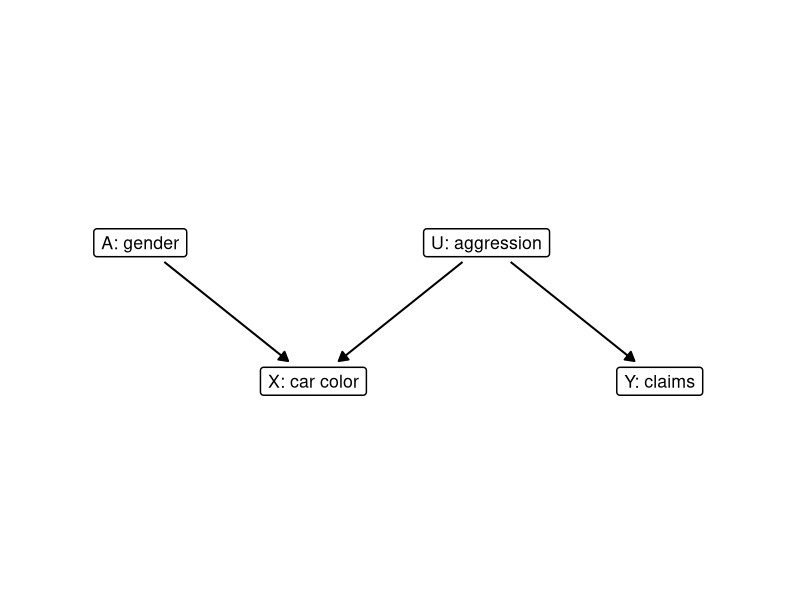
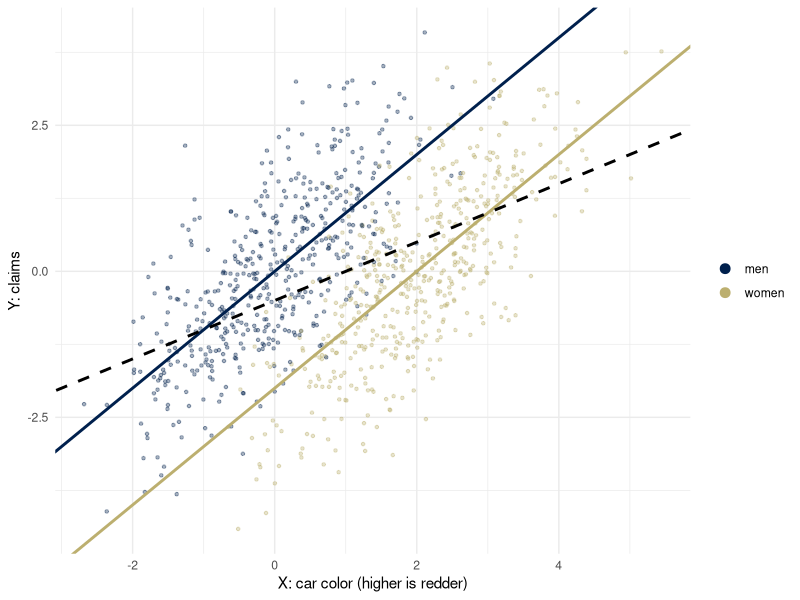
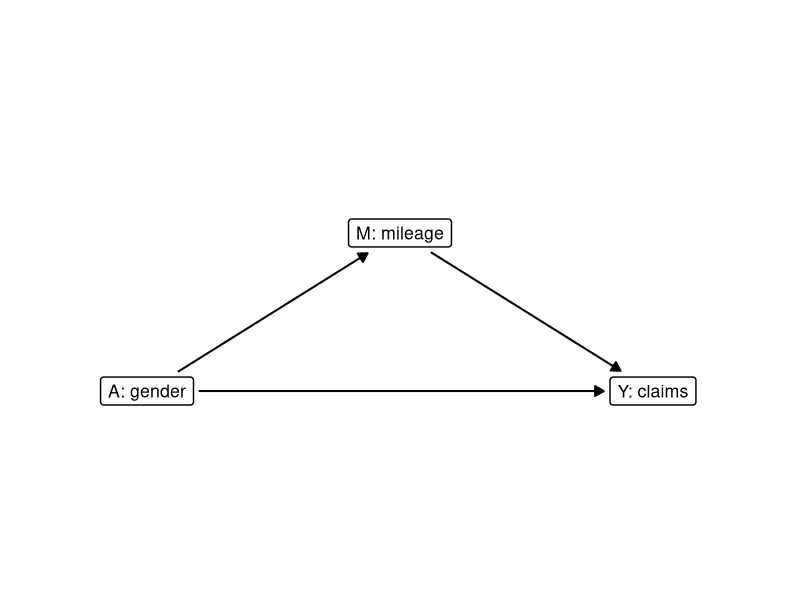
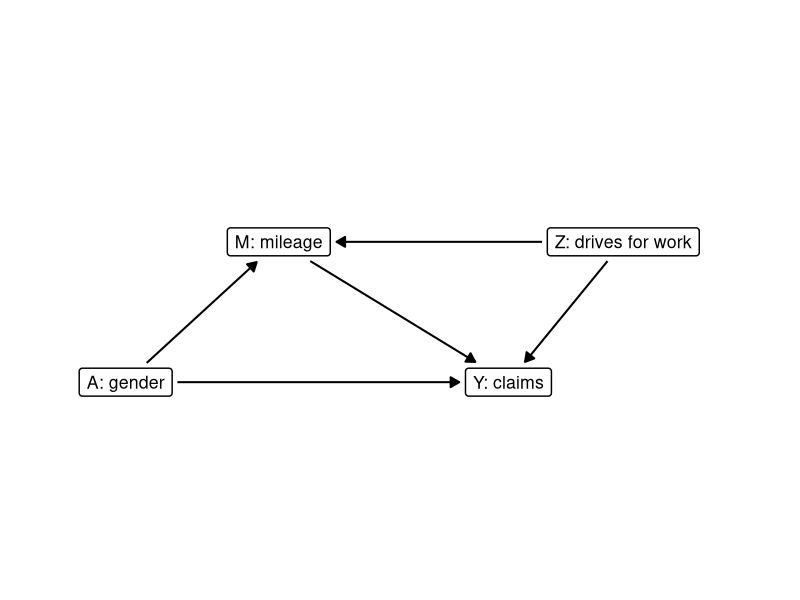
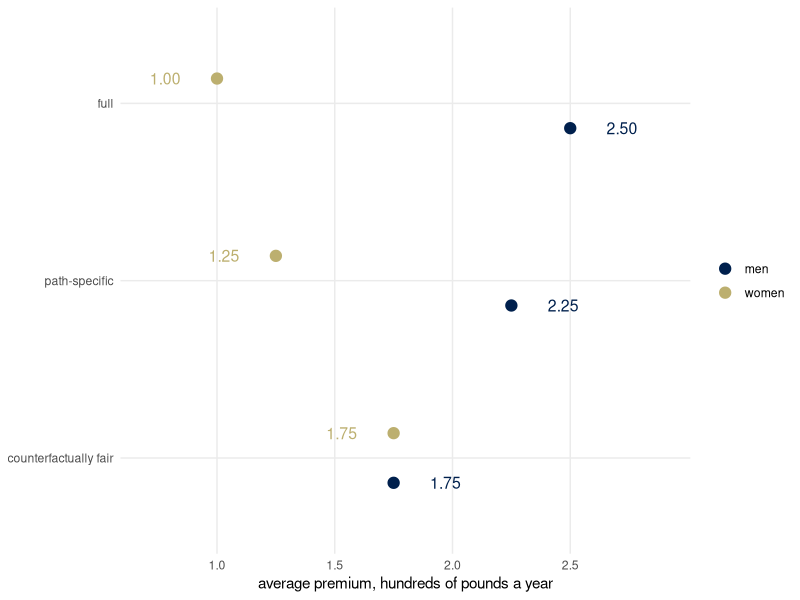
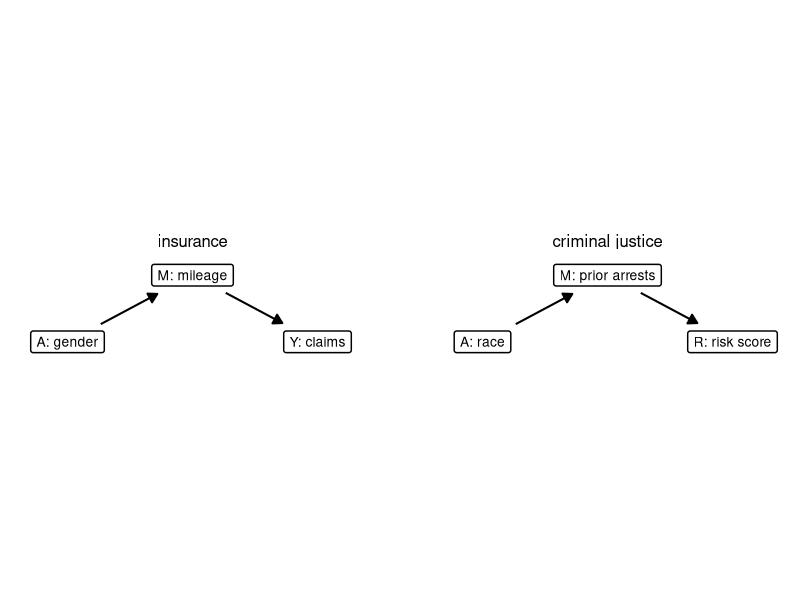
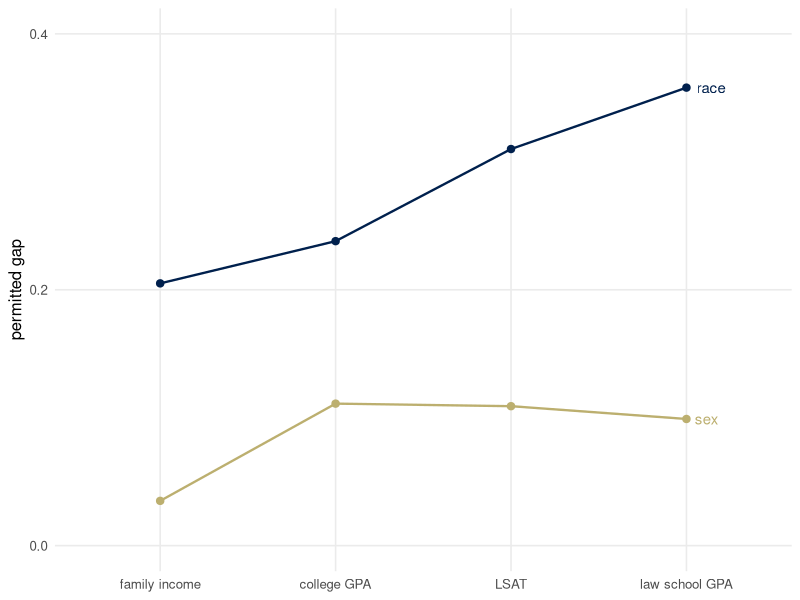

Recreate these plots in R, in order.
## ---- chunk 1
library(ggplot2)
library(dplyr)
theme_set(theme_minimal())
set.seed(313)
# cividis: viridisLite::cividis(9)[c(1, 3, 5, 6, 7, 9)]
navy <- "#00204D"; slate <- "#414D6B"; cgray <- "#7C7B78"; khaki <- "#9B9477"; gold <- "#BCAF6F"; yellow <- "#FFEA46"
two <- c(navy, gold)               # the two groups, wherever there are two

# Causal graphs. Nodes are letters in circles, or words in boxes (boxes = TRUE). A node's
# size is fixed on the page, in inches; draw_dag measures the device and stops every arrow
# `gap` inches short of its nodes. From weeks 3 to 5.
draw_dag <- function(nodes, edges, dashed = character(0), highlight = character(0), boxes = FALSE,
                     text_size = 7, xlim = c(-0.5, 2.5), ylim = c(-0.4, 1.4), strip_size = 18,
                     gap = 0.05) {
  if (!"panel" %in% names(nodes)) { nodes$panel <- ""; edges$panel <- "" }
  pad <- unit(0.35, "lines"); border <- 0.5; dot <- 16; stroke <- 0.8; lw <- c(black = 0.7, gold = 1.5)
  p <- ggplot() +
    facet_wrap(~ panel, nrow = 1) +
    coord_fixed(xlim = xlim, ylim = ylim) +
    theme_void() +
    theme(strip.text = element_text(size = strip_size), panel.spacing = unit(1.5, "lines"))
  p <- if (boxes) {
    p + geom_label(data = nodes, aes(x, y, label = name), size = text_size, label.size = border,
                   label.padding = pad)
  } else {
    p + geom_point(data = nodes, aes(x, y), size = dot, shape = 21, fill = "white", stroke = stroke) +
      geom_text(data = nodes, aes(x, y, label = name), size = text_size, parse = TRUE)
  }
  inch <- function(u, f) f(u, "in", valueOnly = TRUE)
  g <- ggplotGrob(p)
  pp <- ggplot_build(p)$layout$panel_params[[1]]
  per_unit <- min((dev.size("in")[1] - sum(inch(g$widths, grid::convertWidth))) /
                    (length(unique(nodes$panel)) * diff(pp$x.range)),
                  (dev.size("in")[2] - sum(inch(g$heights, grid::convertHeight))) / diff(pp$y.range))
  if (boxes) {
    text <- lapply(as.character(nodes$name), grid::textGrob, gp = grid::gpar(fontsize = text_size * .pt))
    nodes$hw <- (sapply(text, \(t) inch(grid::grobWidth(t), grid::convertWidth)) / 2 +
                   inch(pad, grid::convertWidth) + border * .pt / 96 / 2) / per_unit
    nodes$hh <- (sapply(text, \(t) inch(grid::grobHeight(t), grid::convertHeight)) / 2 +
                   inch(pad, grid::convertHeight) + border * .pt / 96 / 2) / per_unit
  } else {
    nodes$hw <- nodes$hh <- (0.375 * (dot * .pt + stroke * .stroke / 2) / 72 +
                               stroke * .stroke / 2 / 96 / 2) / per_unit
  }
  e <- edges |>
    left_join(nodes, by = c("panel", "from" = "name")) |>
    rename(x0 = x, y0 = y, hw0 = hw, hh0 = hh) |>
    left_join(nodes, by = c("panel", "to" = "name")) |>
    mutate(dx = x - x0, dy = y - y0, len = sqrt(dx^2 + dy^2), ux = dx / len, uy = dy / len,
           col = ifelse(paste(from, to) %in% highlight, "#BCAF6F", "black"),
           style = ifelse(paste(from, to) %in% dashed, "dashed", "solid"),
           g0 = gap / per_unit,
           g1 = (gap + ifelse(col == "black", lw[["black"]], lw[["gold"]]) * .pt / 96 / 2) / per_unit,
           s0 = if (boxes) pmin((hw0 + g0) / pmax(abs(ux), 1e-9), (hh0 + g0) / pmax(abs(uy), 1e-9)) else hw0 + g0,
           s1 = if (boxes) pmin((hw + g1) / pmax(abs(ux), 1e-9), (hh + g1) / pmax(abs(uy), 1e-9)) else hw + g1,
           xs = x0 + s0 * ux, ys = y0 + s0 * uy, xe = x - s1 * ux, ye = y - s1 * uy)
  p + geom_segment(data = e, aes(x = xs, y = ys, xend = xe, yend = ye, linetype = style, color = col),
                   arrow = arrow(length = unit(0.25, "cm"), type = "closed"),
                   linewidth = ifelse(e$col == "black", lw[["black"]], lw[["gold"]]), show.legend = FALSE) +
    scale_linetype_identity() + scale_color_identity()
}

# The mileage world (as in the slides). The checks stop the render if a number stated in
# the text does not follow from the parameters.
mu0 <- 10; alpha <- -4; beta <- 0.25; gamma <- -0.5; var_UM <- 4; pA <- 1/2
NDE <- gamma; NIE <- alpha * beta; TE <- NDE + NIE
var_M <- alpha^2 * pA * (1 - pA) + var_UM
slope_refit <- beta + gamma * alpha * pA * (1 - pA) / var_M
R2 <- alpha^2 * pA * (1 - pA) / var_M
stopifnot(abs(NDE + 0.5) < 1e-12, abs(NIE + 1) < 1e-12, abs(TE + 1.5) < 1e-12,
          abs(var_M - 8) < 1e-12, abs(slope_refit - 0.3125) < 1e-12, abs(R2 - 0.5) < 1e-12,
          abs(alpha * slope_refit - (NIE + R2 * NDE)) < 1e-12)
## ---- chunk 2
rc <- data.frame(name = c("A: gender", "X: car color", "U: aggression", "Y: claims"),
                 x = c(0, 1.25, 2.5, 3.75), y = c(1, 0, 1, 0))
draw_dag(rc, data.frame(from = c("A: gender", "U: aggression", "U: aggression"),
                        to = c("X: car color", "X: car color", "Y: claims")),
         boxes = TRUE, text_size = 4.5, xlim = c(-0.75, 4.5), ylim = c(-0.3, 1.3))
## ---- chunk 3
n <- 1000
A <- rbinom(n, 1, 1/2)          # 1 for a woman
U <- rnorm(n)                   # aggression, never observed
X <- 2 * A + U                  # car color
Y <- U + rnorm(n)               # claims
coef(lm(Y ~ X))                 # the price from X alone
coef(lm(Y ~ X + A))             # the price from X and A
## ---- chunk 4
car <- data.frame(X, Y, group = factor(A, levels = c(0, 1), labels = c("men", "women")))
ggplot(car, aes(X, Y, color = group)) +
  geom_point(alpha = 0.35, size = 0.9) +
  geom_abline(intercept = 0, slope = 1, color = navy, linewidth = 1) +
  geom_abline(intercept = -2, slope = 1, color = gold, linewidth = 1) +
  geom_abline(intercept = -1/2, slope = 1/2, color = "black", linetype = "dashed", linewidth = 1) +
  scale_color_manual(values = two, name = NULL) +
  labs(x = "X: car color (higher is redder)", y = "Y: claims") +
  guides(color = guide_legend(override.aes = list(alpha = 1, size = 3)))
## ---- chunk 5
mw <- data.frame(name = c("A: gender", "M: mileage", "Y: claims"), x = c(0, 1.6, 3.2), y = c(0, 1, 0))
draw_dag(mw, data.frame(from = c("A: gender", "M: mileage", "A: gender"), to = c("M: mileage", "Y: claims", "Y: claims")),
         boxes = TRUE, text_size = 4.5, xlim = c(-0.7, 3.9), ylim = c(-0.3, 1.3))
## ---- chunk 6
wk <- data.frame(name = c("A: gender", "M: mileage", "Y: claims", "Z: drives for work"),
                 x = c(0, 1.2, 3.0, 3.9), y = c(0, 1.1, 0, 1.1))
draw_dag(wk, data.frame(from = c("A: gender", "M: mileage", "A: gender", "Z: drives for work", "Z: drives for work"),
                        to = c("M: mileage", "Y: claims", "Y: claims", "M: mileage", "Y: claims")),
         boxes = TRUE, text_size = 4.5, xlim = c(-0.7, 5.0), ylim = c(-0.3, 1.4))
## ---- chunk 7
prem <- data.frame(
  predictor = rep(c("full", "path-specific", "counterfactually fair"), each = 2),
  group = rep(c("men", "women"), 3),
  mean = c(beta * mu0, gamma + beta * (mu0 + alpha), beta * mu0, beta * (mu0 + alpha), beta * mu0, beta * mu0))
avg_claim <- pA * (gamma + beta * (mu0 + alpha)) + (1 - pA) * beta * mu0
prem <- prem |> group_by(predictor) |> mutate(level = mean - mean(mean) + avg_claim) |> ungroup()
stopifnot(abs(avg_claim - 1.75) < 1e-12, isTRUE(all.equal(prem$level, c(2.5, 1.0, 2.25, 1.25, 1.75, 1.75))))
lev <- c("counterfactually fair", "path-specific", "full")
prem |>
  mutate(row = match(predictor, lev), y = row + ifelse(group == "women", 0.14, -0.14)) |>
  ggplot(aes(level, y, color = group)) +
  geom_point(size = 3.5) +
  geom_text(aes(x = level + ifelse(group == "women", -0.22, 0.22), label = sprintf("%.2f", level)),
            size = 4, show.legend = FALSE) +
  scale_color_manual(values = two, name = NULL) +
  scale_x_continuous(limits = c(0.7, 2.9), breaks = c(1, 1.5, 2, 2.5)) +
  scale_y_continuous(breaks = 1:3, labels = lev, limits = c(0.6, 3.4)) +
  labs(x = "average premium, hundreds of pounds a year", y = NULL) +
  theme(panel.grid.minor = element_blank())
## ---- chunk 8
lv <- c("insurance", "criminal justice")
two_m <- data.frame(name = c("A: gender", "M: mileage", "Y: claims", "A: race", "M: prior arrests", "R: risk score"),
                    x = c(0, 1.5, 3, 0, 1.5, 3), y = c(0, 0.8, 0, 0, 0.8, 0),
                    panel = factor(rep(lv, each = 3), levels = lv))
draw_dag(two_m, data.frame(from = c("A: gender", "M: mileage", "A: race", "M: prior arrests"),
                           to = c("M: mileage", "Y: claims", "M: prior arrests", "R: risk score"),
                           panel = factor(rep(lv, each = 2), levels = lv)),
         boxes = TRUE, text_size = 3.5, xlim = c(-0.6, 3.6), ylim = c(-0.25, 1.05), strip_size = 12)
## ---- chunk 9
lsac <- data.frame(stage = factor(rep(c("family income", "college GPA", "LSAT", "law school GPA"), 2),
                                  levels = c("family income", "college GPA", "LSAT", "law school GPA")),
                   attribute = rep(c("race", "sex"), each = 4),
                   tv = c(0.205, 0.238, 0.310, 0.358, 0.035, 0.111, 0.109, 0.099))
ggplot(lsac, aes(stage, tv, color = attribute, group = attribute)) +
  geom_line(linewidth = 0.8) + geom_point(size = 2.2) +
  geom_text(data = subset(lsac, stage == "law school GPA"), aes(label = attribute),
            hjust = -0.35, size = 3.8, show.legend = FALSE) +
  scale_color_manual(values = c("#00204D", "#BCAF6F"), guide = "none") +
  scale_y_continuous(limits = c(0, 0.4), breaks = c(0, 0.2, 0.4)) +
  labs(x = NULL, y = "permitted gap") +
  theme_minimal(base_size = 12) + theme(panel.grid.minor = element_blank())
